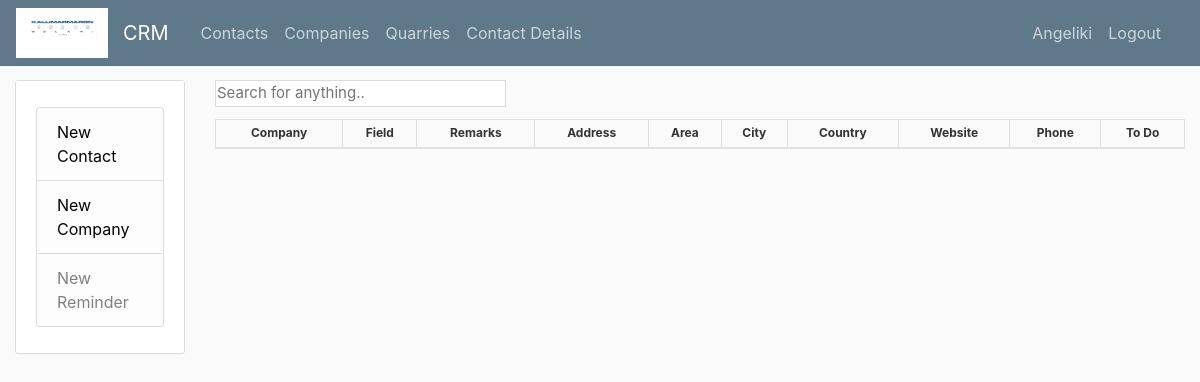
The app's page / (signed in), older data.
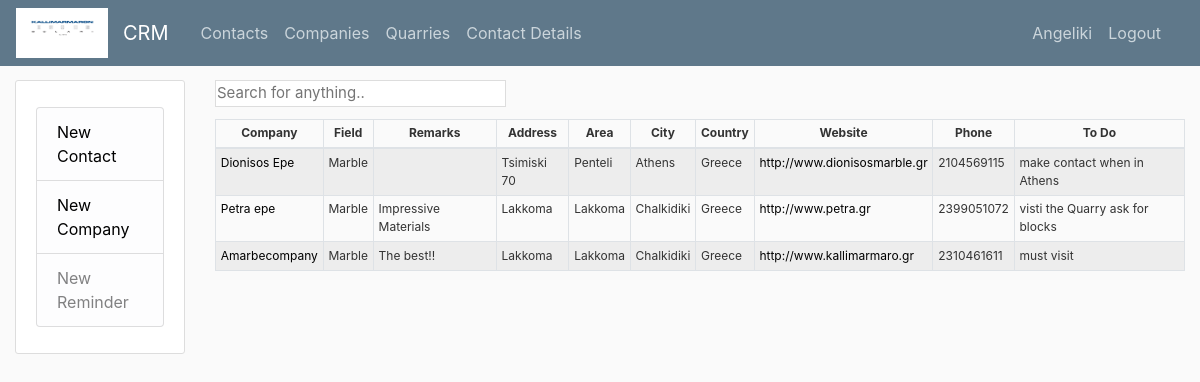
The same page, newer data.
### crm/models.py (models this page shows, shortened)
class Company(models.Model):
     ARCHITECT = 'AR'
     COMMERCE = 'CM'
     CONSTRUCTOR = 'CN'
     DESIGNER = 'DE'
     LANDSCAPE = 'LS'
     MARBLE = 'MA'
     FIELD = [
        (ARCHITECT, 'Architect'),
        (COMMERCE, 'Commerce'),
        (CONSTRUCTOR, 'Constructor'),
        (DESIGNER, 'Designer'),
        (LANDSCAPE, 'Landscape'),
        (MARBLE, 'Marble'),
     ]
     company = models.CharField(max_length=50)
     field = models.CharField(max_length=2, choices=FIELD, default=MARBLE,)
     remarks = models.TextField(blank=True)
     address = models.CharField(max_length=50, blank=True)
     area =  models.CharField(max_length=50, blank=True)
     city =  models.CharField(max_length=20, blank=True)
     country = models.CharField(max_length=20)
     website = models.URLField(blank=True)
     phone = models.IntegerField(blank=True)
     pending = models.CharField(max_length=100, blank=True)

### crm/views.py (the view)
# urls.py: path('', CompanyListView.as_view(), name='crm-home'),
class CompanyListView(LoginRequiredMixin, ListView):
    model = Company
    template_name = 'crm/company.html'
    context_object_name = 'companies'
    ordering = ['-pk']

### crm/templates/crm/company.html
{% extends "crm/base.html" %}
{% block content %}
<input type="text" id="searchCompanyInput" class="searchInput" onkeyup="myFunction()" placeholder="Search for anything..">
<div class="table-responsive">
    <table class ="table table-sm table-striped table-hover table-bordered">
        <thead>
        <tr>
            <th scope="col">Company</th>
            <th scope="col">Field</th>
            <th scope="col">Remarks</th>
            <th scope="col">Address</th>
            <th scope="col">Area</th>
            <th scope="col">City</th>
            <th scope="col">Country</th>
            <th scope="col">Website</th>
            <th scope="col">Phone</th>
            <th scope="col">To Do</th>
        </tr>
        </thead>
        <tbody>
        {% for company in companies %}
        <tr>
            <td><a class="link-black" href="{% url 'company-detail' company.pk %}">{{company.company}}</a></td>
            <td>{{company.get_field_display}}</td>
            <td>{{company.remarks}}</td>
            <td>{{company.address}}</td>
            <td>{{company.area}}</td>
            <td>{{company.city}}</td>
            <td>{{company.country}}</td>
            <td><a class="link-black" target="_blank" href="{{company.website}}">{{company.website}}</a></td>
            <td>{{company.phone}}</td>
            <td>{{company.pending}}</td>
        </tr>
        {% endfor %}
        </tbody>
    </table>
</div>
{% endblock content %}

### crm/templates/crm/base.html (shortened to what this page needs)
{% load static %}
<!DOCTYPE html>
<html lang="en">
<head>
    <link href="https://maxcdn.bootstrapcdn.com/bootstrap/4.0.0/css/bootstrap.min.css" rel="stylesheet">
    <link href="{% static 'crm/main.css' %}" rel="stylesheet" type="text/css">
</head>
<body>
    <header class="site-header">
        <nav class="navbar navbar-expand-md navbar-dark bg-steel fixed-top">
          <img alt="kallimarmaro_Logo" height="50" src="{% static 'crm/logo.jpg' %}" width="100">
            <div class="container">
                <a class="navbar-brand mr-4" href="{% url 'crm-contact' %}">CRM</a>
                <div class="collapse navbar-collapse" id="navbarToggle">
                    <div class="navbar-nav mr-auto">
                        <a class="nav-item nav-link" href="{% url 'crm-contact' %}">Contacts</a>
                        <a class="nav-item nav-link" href="{% url 'crm-company' %}">Companies</a>
                        <a class="nav-item nav-link" href="{% url 'crm-quarry' %}">Quarries</a>
                        <a class="nav-item nav-link" href="{% url 'crm-person' %}">Contact Details</a>
                    </div>
                    <div class="navbar-nav">
                        {% if user.is_authenticated %}
                        <div class="nav-item nav-link"> {{ user.username.capitalize }}  </div>
                         <a class="nav-item nav-link" href="{% url 'logout' %}">Logout</a>
                        {% else %}
                        <a class="nav-item nav-link" href="{% url 'login' %}">Login</a>
                        {% endif %}
                    </div>
                </div>
            </div>
        </nav>
    </header>
    <main class="container" id="content" role="main">
        <div class="row">
            <div class="col-md-2">
                <div class="content-section">
                    <p>
                        <ul class="list-group">
                            <li class="list-group-item list-group-item-light"><a class="link-black" href="{% url 'contact-create' %}">New Contact</a></li>
                            <li class="list-group-item list-group-item-light"><a class="link-black" href="{% url 'company-create' %}">New Company</a></li>
                            <li class="list-group-item list-group-item-light">New Reminder</li>
                        </ul>
                    </p>
                </div>
            </div>
            <div class="col-md-10">
              {% block content %}{% endblock %}
            </div>
      </div>
    </main>
</body>
</html>

### crm/static/crm/main.css (style rules this page uses)
body { background: #fafafa; color: #333333; margin-top: 5rem; }
ul { margin: 0; }
table { border-collapse: collapse; width: 100%; border: 1px solid #ddd; font-size: 12px; }
table th { text-align: center; }
.bg-steel { background-color: #5f788a; }
.site-header .navbar-nav .nav-link { color: #cbd5db; }
.searchInput { width: 30%; font-size: 15px; padding: 1px; border: 1px solid #ddd; margin-bottom: 12px; }
.content-section { background: #ffffff; padding: 10px 20px; border: 1px solid #dddddd; border-radius: 3px; margin-bottom: 20px; }
.link-black { color: black; }
#content { max-width:100%; }

Row changes from the older to the newer data that the page shows:
added Company: company "Dionisos Epe", field "Marble", address "Tsimiski 70", area "Penteli", city "Athens", country "Greece", website "http://www.dionisosmarble.gr", phone "2104569115", pending "make contact when in Athens"
added Company: company "Petra epe", field "Marble", remarks "Impressive Materials", address "Lakkoma", area "Lakkoma", city "Chalkidiki", country "Greece", website "http://www.petra.gr", phone "2399051072", pending "visti the Quarry ask for blocks"
added Company: company "Amarbecompany", field "Marble", remarks "The best!!", address "Lakkoma", area "Lakkoma", city "Chalkidiki", country "Greece", website "http://www.kallimarmaro.gr", phone "2310461611", pending "must visit"
